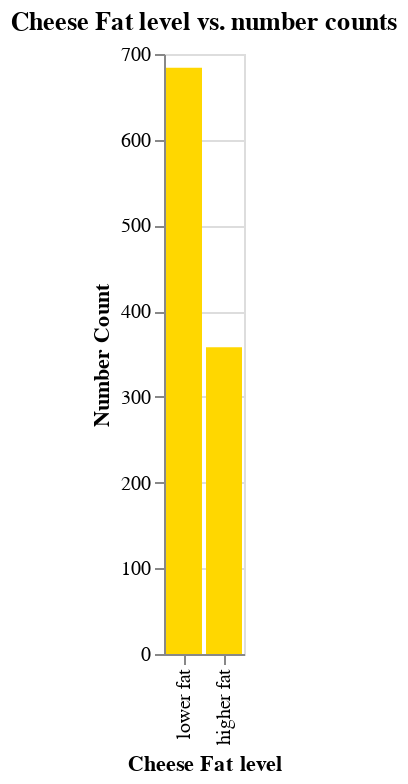

Write notebook code for a chart like this one.
### Markdown cell above
Finally, I will plot the target column, 'FatLevel'

### Code cell
#Figure 8:Cheese Fat level number counts 
plot_chart8 = plot_value_counts(cheese_df, 'FatLevel', color='gold', title="Cheese Fat level vs. number counts",
                               x_title='Cheese Fat level')
plot_chart8

### Figure 1 — Vega-Lite specification as saved in the notebook (floating-point values rounded to 4 significant figures)
{"config": {"view": {"continuousWidth": 400, "continuousHeight": 300}}, "data": {"name": "data-c7fe56900a63982673c96d8eaa8dfaac"}, "mark": {"type": "bar", "color": "gold"}, "encoding": {"x": {"type": "nominal", "field": "FatLevel", "sort": "-y", "title": "Cheese Fat level"}, "y": {"type": "quantitative", "field": "Count", "title": "Number Count"}}, "title": "Cheese Fat level vs. number counts", "$schema": "https://vega.github.io/schema/vega-lite/v4.8.1.json", "datasets": {"data-c7fe56900a63982673c96d8eaa8dfaac": [{"FatLevel": "lower fat", "Count": 684}, {"FatLevel": "higher fat", "Count": 358}]}}
